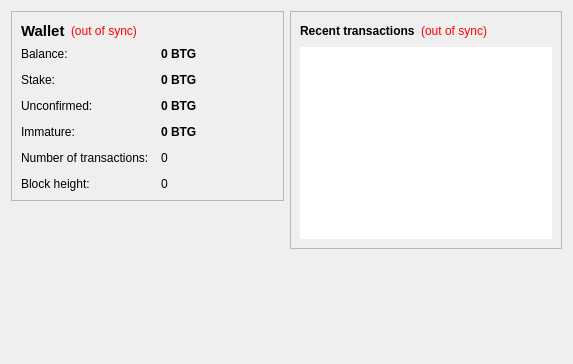
<?xml version="1.0" encoding="UTF-8"?>
<ui version="4.0">
 <class>OverviewPage</class>
 <widget class="QWidget" name="OverviewPage">
  <property name="geometry">
   <rect>
    <x>0</x>
    <y>0</y>
    <width>573</width>
    <height>342</height>
   </rect>
  </property>
  <property name="windowTitle">
   <string>Form</string>
  </property>
  <layout class="QHBoxLayout" name="horizontalLayout" stretch="1,1">
   <item>
    <layout class="QVBoxLayout" name="verticalLayout_2">
     <item>
      <widget class="QFrame" name="frame">
       <property name="frameShape">
        <enum>QFrame::StyledPanel</enum>
       </property>
       <property name="frameShadow">
        <enum>QFrame::Raised</enum>
       </property>
       <layout class="QVBoxLayout" name="verticalLayout_4">
        <item>
         <layout class="QHBoxLayout" name="horizontalLayout_4">
          <item>
           <widget class="QLabel" name="label_5">
            <property name="font">
             <font>
              <pointsize>11</pointsize>
              <weight>75</weight>
              <bold>true</bold>
             </font>
            </property>
            <property name="text">
             <string>Wallet</string>
            </property>
           </widget>
          </item>
          <item>
           <widget class="QLabel" name="labelWalletStatus">
            <property name="toolTip">
             <string>The displayed information may be out of date. Your wallet automatically synchronizes with the BitGem network after a connection is established, but this process has not completed yet.</string>
            </property>
            <property name="styleSheet">
             <string notr="true">QLabel { color: red; }</string>
            </property>
            <property name="text">
             <string notr="true">(out of sync)</string>
            </property>
            <property name="alignment">
             <set>Qt::AlignLeading|Qt::AlignLeft|Qt::AlignVCenter</set>
            </property>
           </widget>
          </item>
          <item>
           <spacer name="horizontalSpacer_2">
            <property name="orientation">
             <enum>Qt::Horizontal</enum>
            </property>
            <property name="sizeHint" stdset="0">
             <size>
              <width>40</width>
              <height>20</height>
             </size>
            </property>
           </spacer>
          </item>
         </layout>
        </item>
        <item>
         <layout class="QFormLayout" name="formLayout_2">
          <property name="fieldGrowthPolicy">
           <enum>QFormLayout::AllNonFixedFieldsGrow</enum>
          </property>
          <property name="horizontalSpacing">
           <number>12</number>
          </property>
          <property name="verticalSpacing">
           <number>12</number>
          </property>
          <item row="0" column="0">
           <widget class="QLabel" name="label">
            <property name="text">
             <string>Balance:</string>
            </property>
           </widget>
          </item>
          <item row="0" column="1">
           <widget class="QLabel" name="labelBalance">
            <property name="font">
             <font>
              <weight>75</weight>
              <bold>true</bold>
             </font>
            </property>
            <property name="cursor">
             <cursorShape>IBeamCursor</cursorShape>
            </property>
            <property name="toolTip">
             <string>Your current balance</string>
            </property>
            <property name="text">
             <string notr="true">0 BTG</string>
            </property>
            <property name="textInteractionFlags">
             <set>Qt::LinksAccessibleByMouse|Qt::TextSelectableByKeyboard|Qt::TextSelectableByMouse</set>
            </property>
           </widget>
          </item>
          <item row="1" column="0">
           <widget class="QLabel" name="label_6">
            <property name="text">
             <string>Stake:</string>
            </property>
           </widget>
          </item>
          <item row="1" column="1">
           <widget class="QLabel" name="labelStake">
            <property name="font">
             <font>
              <weight>75</weight>
              <bold>true</bold>
             </font>
            </property>
            <property name="cursor">
             <cursorShape>IBeamCursor</cursorShape>
            </property>
            <property name="toolTip">
             <string>Total of coins that was staked, and do not yet count toward the current balance</string>
            </property>
            <property name="text">
             <string notr="true">0 BTG</string>
            </property>
            <property name="textInteractionFlags">
             <set>Qt::LinksAccessibleByMouse|Qt::TextSelectableByKeyboard|Qt::TextSelectableByMouse</set>
            </property>
           </widget>
          </item>
          <item row="2" column="0">
           <widget class="QLabel" name="label_3">
            <property name="text">
             <string>Unconfirmed:</string>
            </property>
           </widget>
          </item>
          <item row="2" column="1">
           <widget class="QLabel" name="labelUnconfirmed">
            <property name="font">
             <font>
              <weight>75</weight>
              <bold>true</bold>
             </font>
            </property>
            <property name="cursor">
             <cursorShape>IBeamCursor</cursorShape>
            </property>
            <property name="toolTip">
             <string>Total of transactions that have yet to be confirmed, and do not yet count toward the current balance</string>
            </property>
            <property name="text">
             <string notr="true">0 BTG</string>
            </property>
            <property name="textInteractionFlags">
             <set>Qt::LinksAccessibleByMouse|Qt::TextSelectableByKeyboard|Qt::TextSelectableByMouse</set>
            </property>
           </widget>
          </item>
          <item row="3" column="0">
           <widget class="QLabel" name="labelImmatureText">
            <property name="text">
             <string>Immature:</string>
            </property>
           </widget>
          </item>
          <item row="3" column="1">
           <widget class="QLabel" name="labelImmature">
            <property name="font">
             <font>
              <weight>75</weight>
              <bold>true</bold>
             </font>
            </property>
            <property name="toolTip">
             <string>Mined balance that has not yet matured</string>
            </property>
            <property name="text">
             <string notr="true">0 BTG</string>
            </property>
            <property name="textInteractionFlags">
             <set>Qt::LinksAccessibleByMouse|Qt::TextSelectableByKeyboard|Qt::TextSelectableByMouse</set>
            </property>
           </widget>
          </item>
          <item row="4" column="0">
           <widget class="QLabel" name="label_2">
            <property name="text">
             <string>Number of transactions:</string>
            </property>
           </widget>
          </item>
          <item row="4" column="1">
           <widget class="QLabel" name="labelNumTransactions">
            <property name="toolTip">
             <string>Total number of transactions in wallet</string>
            </property>
            <property name="text">
             <string notr="true">0</string>
            </property>
           </widget>
          </item>
          <item row="5" column="0">
           <widget class="QLabel" name="label_height">
            <property name="text">
             <string>Block height:</string>
            </property>
           </widget>
          </item>
          <item row="5" column="1">
           <widget class="QLabel" name="blockHeight">
            <property name="toolTip">
             <string>current block height in sync</string>
            </property>
            <property name="text">
             <string notr="true">0</string>
            </property>
           </widget>
          </item>
         </layout>
        </item>
       </layout>
      </widget>
     </item>

     <item>
      <widget class="QWidget" name="widget" native="true">
       <layout class="QVBoxLayout" name="verticalLayout_6">
        <item>
         <spacer name="verticalSpacer">
          <property name="orientation">
           <enum>Qt::Vertical</enum>
          </property>
          <property name="sizeHint" stdset="0">
           <size>
            <width>20</width>
            <height>40</height>
           </size>
          </property>
         </spacer>
        </item>
        <item>
         <layout class="QHBoxLayout" name="horizontalLayout_3">
          <item>
           <spacer name="horizontalSpacer_3">
            <property name="orientation">
             <enum>Qt::Horizontal</enum>
            </property>
            <property name="sizeHint" stdset="0">
             <size>
              <width>40</width>
              <height>20</height>
             </size>
            </property>
           </spacer>
          </item>
          <item>
           <widget class="QPushButton" name="HomeButton">
            <property name="toolTip">
             <string> Click to go to BitGem Home page. </string>
            </property>
            <property name="minimumSize">
             <size>
              <width>128</width>
              <height>128</height>
             </size>
            </property>
            <property name="maximumSize">
             <size>
              <width>128</width>
              <height>128</height>
             </size>
            </property>
            <property name="cursor">
             <cursorShape>PointingHandCursor</cursorShape>
            </property>
            <property name="text">
             <string/>
            </property>
            <property name="icon">
             <iconset resource="../bitcoin.qrc">
              <normaloff>:/icons/logo-128</normaloff>:/icons/logo-128</iconset>
            </property>
            <property name="iconSize">
             <size>
              <width>128</width>
              <height>128</height>
             </size>
            </property>
            <property name="flat">
             <bool>true</bool>
            </property>
           </widget>
          </item>
          <item>
           <spacer name="horizontalSpacer_4">
            <property name="orientation">
             <enum>Qt::Horizontal</enum>
            </property>
            <property name="sizeHint" stdset="0">
             <size>
              <width>40</width>
              <height>20</height>
             </size>
            </property>
           </spacer>
          </item>
         </layout>
        </item>
        <item>
         <spacer name="verticalSpacer_2">
          <property name="orientation">
           <enum>Qt::Vertical</enum>
          </property>
          <property name="sizeHint" stdset="0">
           <size>
            <width>20</width>
            <height>40</height>
           </size>
          </property>
         </spacer>
        </item>
       </layout>
      </widget>
     </item>
    </layout>
   </item>

   <item>
    <layout class="QVBoxLayout" name="verticalLayout_3">
     <item>
      <widget class="QFrame" name="frame_2">
       <property name="frameShape">
        <enum>QFrame::StyledPanel</enum>
       </property>
       <property name="frameShadow">
        <enum>QFrame::Raised</enum>
       </property>
       <layout class="QVBoxLayout" name="verticalLayout">
        <item>
         <layout class="QHBoxLayout" name="horizontalLayout_2">
          <item>
           <widget class="QLabel" name="label_4">
            <property name="text">
             <string>&lt;b&gt;Recent transactions&lt;/b&gt;</string>
            </property>
           </widget>
          </item>
          <item>
           <widget class="QLabel" name="labelTransactionsStatus">
            <property name="toolTip">
             <string>The displayed information may be out of date. Your wallet automatically synchronizes with the BitGem network after a connection is established, but this process has not completed yet.</string>
            </property>
            <property name="styleSheet">
             <string notr="true">QLabel { color: red; }</string>
            </property>
            <property name="text">
             <string notr="true">(out of sync)</string>
            </property>
            <property name="alignment">
             <set>Qt::AlignRight|Qt::AlignTrailing|Qt::AlignVCenter</set>
            </property>
           </widget>
          </item>
          <item>
           <spacer name="horizontalSpacer">
            <property name="orientation">
             <enum>Qt::Horizontal</enum>
            </property>
            <property name="sizeHint" stdset="0">
             <size>
              <width>40</width>
              <height>20</height>
             </size>
            </property>
           </spacer>
          </item>
         </layout>
        </item>
        <item>
         <widget class="QListView" name="listTransactions">
          <property name="frameShape">
           <enum>QFrame::NoFrame</enum>
          </property>
          <property name="verticalScrollBarPolicy">
           <enum>Qt::ScrollBarAlwaysOff</enum>
          </property>
          <property name="horizontalScrollBarPolicy">
           <enum>Qt::ScrollBarAlwaysOff</enum>
          </property>
          <property name="selectionMode">
           <enum>QAbstractItemView::NoSelection</enum>
          </property>
         </widget>
        </item>
       </layout>
      </widget>
     </item>
     <item>
      <spacer name="verticalSpacer_2">
       <property name="orientation">
        <enum>Qt::Vertical</enum>
       </property>
       <property name="sizeHint" stdset="0">
        <size>
         <width>20</width>
         <height>40</height>
        </size>
       </property>
      </spacer>
     </item>
    </layout>
   </item>
  </layout>
 </widget>
 <resources/>
 <connections/>
</ui>
